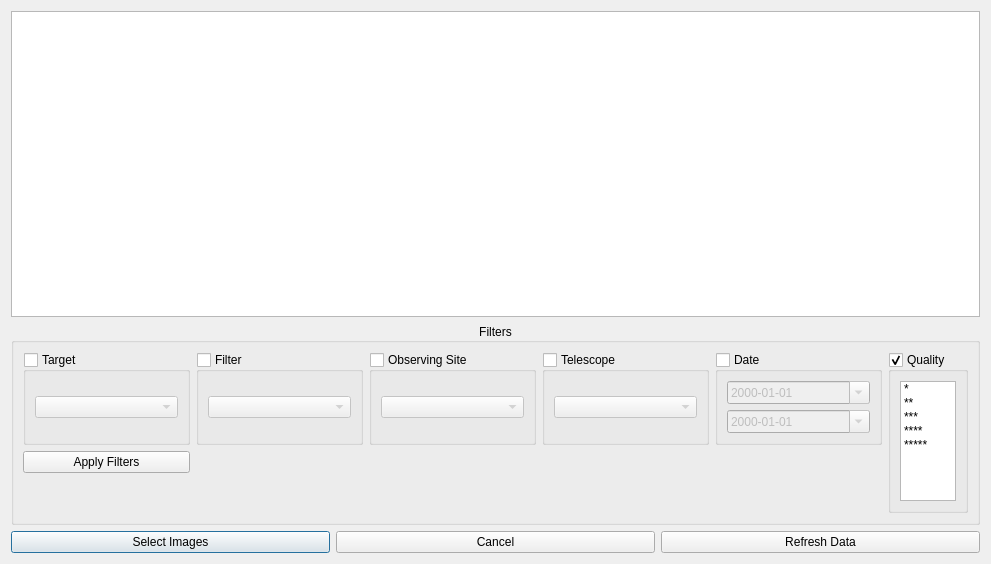
<?xml version="1.0" encoding="UTF-8"?>
<ui version="4.0">
 <class>Dialog</class>
 <widget class="QDialog" name="Dialog">
  <property name="geometry">
   <rect>
    <x>0</x>
    <y>0</y>
    <width>991</width>
    <height>564</height>
   </rect>
  </property>
  <property name="windowTitle">
   <string>Dialog</string>
  </property>
  <layout class="QGridLayout" name="gridLayout">
   <item row="0" column="0" colspan="3">
    <widget class="QTableView" name="tableViewImages">
     <property name="font">
      <font>
       <pointsize>9</pointsize>
      </font>
     </property>
     <property name="editTriggers">
      <set>QAbstractItemView::NoEditTriggers</set>
     </property>
     <property name="dragDropOverwriteMode">
      <bool>false</bool>
     </property>
     <property name="alternatingRowColors">
      <bool>true</bool>
     </property>
     <property name="selectionMode">
      <enum>QAbstractItemView::ExtendedSelection</enum>
     </property>
     <property name="selectionBehavior">
      <enum>QAbstractItemView::SelectRows</enum>
     </property>
     <property name="gridStyle">
      <enum>Qt::DotLine</enum>
     </property>
     <property name="sortingEnabled">
      <bool>true</bool>
     </property>
    </widget>
   </item>
   <item row="3" column="0">
    <widget class="QPushButton" name="pushButtonSelectImages">
     <property name="text">
      <string>Select Images</string>
     </property>
     <property name="icon">
      <iconset resource="../VSOP.qrc">
       <normaloff>:/icons/icons/database/database_go.png</normaloff>:/icons/icons/database/database_go.png</iconset>
     </property>
    </widget>
   </item>
   <item row="3" column="1">
    <widget class="QPushButton" name="pushButtonCancel">
     <property name="text">
      <string>Cancel</string>
     </property>
     <property name="icon">
      <iconset resource="../VSOP.qrc">
       <normaloff>:/icons/icons/cancel.png</normaloff>:/icons/icons/cancel.png</iconset>
     </property>
    </widget>
   </item>
   <item row="3" column="2">
    <widget class="QPushButton" name="pushButtonRefreshData">
     <property name="text">
      <string>Refresh Data</string>
     </property>
     <property name="icon">
      <iconset resource="../VSOP.qrc">
       <normaloff>:/icons/icons/database/database_refresh.png</normaloff>:/icons/icons/database/database_refresh.png</iconset>
     </property>
    </widget>
   </item>
   <item row="2" column="0" colspan="3">
    <widget class="QGroupBox" name="groupBox">
     <property name="title">
      <string>Filters</string>
     </property>
     <property name="alignment">
      <set>Qt::AlignCenter</set>
     </property>
     <layout class="QGridLayout" name="gridLayout_2">
      <item row="0" column="2">
       <widget class="QGroupBox" name="groupBoxObservingSite">
        <property name="title">
         <string>Observing Site</string>
        </property>
        <property name="checkable">
         <bool>true</bool>
        </property>
        <property name="checked">
         <bool>false</bool>
        </property>
        <layout class="QGridLayout" name="gridLayout_6">
         <item row="0" column="0">
          <widget class="QComboBox" name="comboBoxObservingSite"/>
         </item>
        </layout>
       </widget>
      </item>
      <item row="0" column="4">
       <widget class="QGroupBox" name="groupBoxDate">
        <property name="title">
         <string>Date</string>
        </property>
        <property name="checkable">
         <bool>true</bool>
        </property>
        <property name="checked">
         <bool>false</bool>
        </property>
        <layout class="QGridLayout" name="gridLayout_3">
         <item row="0" column="0">
          <widget class="QDateEdit" name="dateEditStart">
           <property name="displayFormat">
            <string>yyyy-MM-dd</string>
           </property>
           <property name="calendarPopup">
            <bool>true</bool>
           </property>
          </widget>
         </item>
         <item row="1" column="0">
          <widget class="QDateEdit" name="dateEditEnd">
           <property name="displayFormat">
            <string>yyyy-MM-dd</string>
           </property>
           <property name="calendarPopup">
            <bool>true</bool>
           </property>
          </widget>
         </item>
        </layout>
       </widget>
      </item>
      <item row="0" column="0">
       <widget class="QGroupBox" name="groupBoxTarget">
        <property name="title">
         <string>Target</string>
        </property>
        <property name="flat">
         <bool>false</bool>
        </property>
        <property name="checkable">
         <bool>true</bool>
        </property>
        <property name="checked">
         <bool>false</bool>
        </property>
        <layout class="QGridLayout" name="gridLayout_7">
         <item row="0" column="0">
          <widget class="QComboBox" name="comboBoxTarget"/>
         </item>
        </layout>
       </widget>
      </item>
      <item row="0" column="3">
       <widget class="QGroupBox" name="groupBoxTelescope">
        <property name="title">
         <string>Telescope</string>
        </property>
        <property name="checkable">
         <bool>true</bool>
        </property>
        <property name="checked">
         <bool>false</bool>
        </property>
        <layout class="QGridLayout" name="gridLayout_8">
         <item row="0" column="0">
          <widget class="QComboBox" name="comboBoxTelescope"/>
         </item>
        </layout>
       </widget>
      </item>
      <item row="1" column="0">
       <widget class="QPushButton" name="pushButtonApplyFilters">
        <property name="text">
         <string>Apply Filters</string>
        </property>
        <property name="icon">
         <iconset>
          <normaloff>:/icons/icons/filter.png</normaloff>:/icons/icons/filter.png</iconset>
        </property>
       </widget>
      </item>
      <item row="0" column="1">
       <widget class="QGroupBox" name="groupBoxFilter">
        <property name="title">
         <string>Filter</string>
        </property>
        <property name="checkable">
         <bool>true</bool>
        </property>
        <property name="checked">
         <bool>false</bool>
        </property>
        <layout class="QGridLayout" name="gridLayout_4">
         <item row="0" column="0">
          <widget class="QComboBox" name="comboBoxFilter"/>
         </item>
        </layout>
       </widget>
      </item>
      <item row="0" column="5" rowspan="3">
       <widget class="QGroupBox" name="groupBoxQuality">
        <property name="maximumSize">
         <size>
          <width>80</width>
          <height>16777215</height>
         </size>
        </property>
        <property name="title">
         <string>Quality</string>
        </property>
        <property name="checkable">
         <bool>true</bool>
        </property>
        <layout class="QGridLayout" name="gridLayout_5">
         <item row="0" column="0">
          <widget class="QListWidget" name="listWidgetQuality">
           <property name="sizePolicy">
            <sizepolicy hsizetype="Preferred" vsizetype="Preferred">
             <horstretch>0</horstretch>
             <verstretch>0</verstretch>
            </sizepolicy>
           </property>
           <property name="minimumSize">
            <size>
             <width>20</width>
             <height>0</height>
            </size>
           </property>
           <property name="maximumSize">
            <size>
             <width>60</width>
             <height>120</height>
            </size>
           </property>
           <property name="editTriggers">
            <set>QAbstractItemView::NoEditTriggers</set>
           </property>
           <property name="selectionMode">
            <enum>QAbstractItemView::ExtendedSelection</enum>
           </property>
           <item>
            <property name="text">
             <string>*</string>
            </property>
            <property name="background">
             <brush brushstyle="NoBrush">
              <color alpha="255">
               <red>255</red>
               <green>0</green>
               <blue>0</blue>
              </color>
             </brush>
            </property>
            <property name="flags">
             <set>ItemIsSelectable|ItemIsUserCheckable|ItemIsEnabled</set>
            </property>
           </item>
           <item>
            <property name="text">
             <string>**</string>
            </property>
           </item>
           <item>
            <property name="text">
             <string>***</string>
            </property>
           </item>
           <item>
            <property name="text">
             <string>****</string>
            </property>
           </item>
           <item>
            <property name="text">
             <string>*****</string>
            </property>
           </item>
          </widget>
         </item>
        </layout>
       </widget>
      </item>
     </layout>
    </widget>
   </item>
  </layout>
 </widget>
 <resources>
  <include location="../VSOP.qrc"/>
 </resources>
 <connections/>
</ui>
